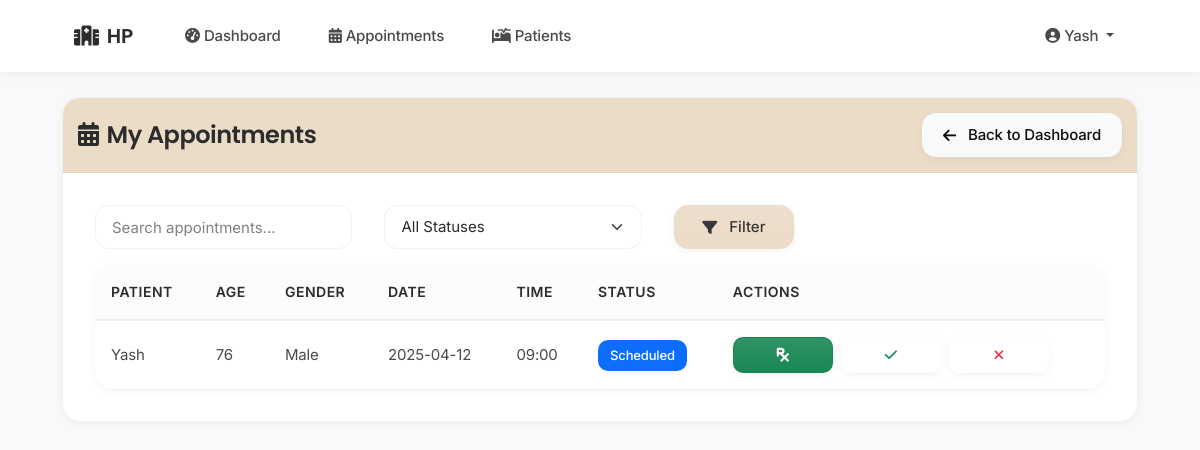
The app's page /doctor/appointments (signed in) with its own data.
### tables this page shows
CREATE TABLE patients (
                id INTEGER PRIMARY KEY AUTOINCREMENT,
                name TEXT NOT NULL,
                age INTEGER NOT NULL,
                gender TEXT,
                contact TEXT,
                address TEXT,
                medical_history TEXT,
                created_at TIMESTAMP DEFAULT CURRENT_TIMESTAMP,
                created_by INTEGER,
                hospital_id INTEGER NOT NULL,
                FOREIGN KEY (created_by) REFERENCES staff(id),
                FOREIGN KEY (hospital_id) REFERENCES staff(id)
            );

CREATE TABLE appointments (
                id INTEGER PRIMARY KEY AUTOINCREMENT,
                patient_id INTEGER NOT NULL,
                doctor_id INTEGER NOT NULL,
                date TEXT NOT NULL,
                time_slot TEXT NOT NULL,
                status TEXT DEFAULT 'Scheduled',
                notes TEXT,
                created_at TIMESTAMP DEFAULT CURRENT_TIMESTAMP,
                hospital_id INTEGER NOT NULL,
                FOREIGN KEY (patient_id) REFERENCES patients(id),
                FOREIGN KEY (doctor_id) REFERENCES doctors(id),
                FOREIGN KEY (hospital_id) REFERENCES staff(id)
            );

### app.py (the view)
@app.route('/doctor/appointments')
def doctor_appointments():
    if 'user_id' not in session or session['user_type'] != 'doctor':
        return redirect(url_for('login'))
    doctor_id = session['user_id']
    search_query = request.args.get('search', '').strip()
    status_filter = request.args.get('status', '').strip()
    conn = get_db_connection()
    try:
        query = '''
            SELECT a.id, p.name as patient_name, p.age, p.gender,
                   a.date, a.time_slot, a.status, a.notes
            FROM appointments a
            JOIN patients p ON a.patient_id = p.id
            WHERE a.doctor_id = ? AND a.hospital_id = ?
        '''
        params = [doctor_id, session['hospital_id']]
        if search_query:
            query += ' AND p.name LIKE ?'
            params.append(f'%{search_query}%')
        if status_filter:
            query += ' AND a.status = ?'
            params.append(status_filter)
        query += ' ORDER BY a.date DESC, a.time_slot DESC'
        appointments = conn.execute(query, params).fetchall()
    except Exception as e:
        flash('Error loading appointments', 'danger')
        app.logger.error(f"Doctor appointments error: {str(e)}")
        appointments = []
    finally:
        conn.close()
    return render_template('doctor/view_appointments.html',
                         appointments=appointments,
                         search_query=search_query,
                         status_filter=status_filter)

### app.py (called while the page is built)
@app.context_processor
def utility_processor():
    def now():
        return datetime.now()
    return dict(now=now)

def get_db_connection():
    try:
        conn = sqlite3.connect(get_db_path())
        conn.row_factory = sqlite3.Row
        return conn
    except sqlite3.Error as e:
        logger.error(f"Database connection error: {e}")
        raise

### database.py (called while the page is built)
def get_db_path():
    app_dir = os.path.dirname(os.path.abspath(__file__))
    if 'RENDER' in os.environ:
        db_dir = os.path.join(app_dir, 'data')
        if not os.path.exists(db_dir):
            os.makedirs(db_dir, exist_ok=True)
            logger.info(f"Created database directory: {db_dir}")
        return os.path.join(db_dir, 'hospital.db')
    else:
        instance_path = os.path.join(app_dir, 'instance')
        if not os.path.exists(instance_path):
            os.makedirs(instance_path, exist_ok=True)
            logger.info(f"Created instance directory: {instance_path}")
        return os.path.join(instance_path, 'hospital.db')

### templates/doctor/view_appointments.html (shortened to what this page needs)
{% extends "base.html" %}
{% block content %}
<div class="card">
    <div class="card-header text-white d-flex justify-content-between align-items-center" style="background-color:rgb(235, 220, 200); padding: 15px 15px">
        <h4 class="mb-0">
            <i class="fas fa-calendar-alt me-2"></i>My Appointments
        </h4>
        <div>
            <a href="{{ url_for('doctor_dashboard') }}" class="btn btn-light">
                <i class="fas fa-arrow-left me-1"></i>Back to Dashboard
            </a>
        </div>
    </div>
    <div class="card-body">
        <div class="row mb-3">
            <div class="col-md-8">
                <form class="row g-2" method="GET" action="{{ url_for('doctor_appointments') }}">
                    <div class="col-md-5">
                        <input type="search" class="form-control" name="search" placeholder="Search appointments..."
                               value="{{ search_query }}" aria-label="Search">
                    </div>
                    <div class="col-md-5">
                        <select class="form-select" name="status">
                            <option value="">All Statuses</option>
                        </select>
                    </div>
                    <div class="col-md-2">
                        <button class="btn btn-primary w-100" type="submit">
                            <i class="fas fa-filter me-1"></i>Filter
                        </button>
                    </div>
                </form>
            </div>
        </div>
        <div class="table-responsive">
            <table class="table table-hover">
                <thead>
                    <tr>
                        <th>Patient</th>
                        <th>Age</th>
                        <th>Gender</th>
                        <th>Date</th>
                        <th>Time</th>
                        <th>Status</th>
                        <th>Actions</th>
                    </tr>
                </thead>
                <tbody>
                    {% for app in appointments %}
                    <tr>
                        <td>{{ app.patient_name }}</td>
                        <td>{{ app.age }}</td>
                        <td>{{ app.gender }}</td>
                        <td>{{ app.date }}</td>
                        <td>{{ app.time_slot }}</td>
                        <td>
                            <span class="badge
                                {% if app.status == 'Completed' %}bg-success
                                {% elif app.status == 'Cancelled' %}bg-danger
                                {% else %}bg-primary{% endif %}">
                                {{ app.status }}
                            </span>
                        </td>
                        <td>
                            <div class="d-flex gap-2">
                                <a href="{{ url_for('prescriptions', appointment_id=app.id) }}"
                                   class="btn btn-sm btn-success" data-bs-toggle="tooltip" title="Add Prescription">
                                    <i class="fas fa-prescription"></i>
                                </a>
                                <form method="POST" action="{{ url_for('update_appointment_status', appointment_id=app.id) }}">
                                    <button type="submit" class="btn btn-sm btn-outline-success" data-bs-toggle="tooltip" title="Mark Completed">
                                        <i class="fas fa-check"></i>
                                    </button>
                                </form>
                                <form method="POST" action="{{ url_for('update_appointment_status', appointment_id=app.id) }}">
                                    <button type="submit" class="btn btn-sm btn-outline-danger" data-bs-toggle="tooltip" title="Cancel Appointment">
                                        <i class="fas fa-times"></i>
                                    </button>
                                </form>
                            </div>
                        </td>
                    </tr>
                    {% else %}
                    <tr>
                        <td colspan="7" class="text-center">No appointments found</td>
                    </tr>
                    {% endfor %}
                </tbody>
            </table>
        </div>
    </div>
</div>
{% endblock %}

### templates/base.html (shortened to what this page needs)
<!DOCTYPE html>
<html lang="en">
<head>
    <link rel="stylesheet" href="https://cdnjs.cloudflare.com/ajax/libs/font-awesome/6.0.0/css/all.min.css">
    <link href="https://cdn.jsdelivr.net/npm/bootstrap@5.1.3/dist/css/bootstrap.min.css" rel="stylesheet">
</head>
<body class="bg-light">
    <nav class="navbar navbar-expand-lg navbar-light">
        <div class="container">
            <a class="navbar-brand" href="{{ url_for('admin_dashboard') if session.get('user_type') == 'admin' else url_for('doctor_dashboard') }}">
                <i class="fas fa-hospital me-2"></i>{{ session.get('hospital_name', 'Hospital Management') }}
            </a>
            <div class="collapse navbar-collapse" id="navbarNav">
                <ul class="navbar-nav me-auto">
                    {% if session.get('user_id') %}
                        {% if session.get('user_type') == 'admin' %}
                            <li class="nav-item">
                                <a class="nav-link" href="{{ url_for('admin_dashboard') }}">
                                    <i class="fas fa-tachometer-alt me-1"></i>Dashboard
                                </a>
                            </li>
                            <li class="nav-item dropdown">
                                <a class="nav-link dropdown-toggle" href="#" id="doctorsDropdown" role="button" data-bs-toggle="dropdown">
                                    <i class="fas fa-user-md me-1"></i>Doctors
                                </a>
                                <ul class="dropdown-menu">
                                    <li><a class="dropdown-item" href="{{ url_for('view_doctors') }}"><i class="fas fa-list me-1"></i>View Doctors</a></li>
                                    <li><a class="dropdown-item" href="{{ url_for('add_doctor') }}"><i class="fas fa-user-plus me-1"></i>Add Doctor</a></li>
                                </ul>
                            </li>
                            <li class="nav-item dropdown">
                                <a class="nav-link dropdown-toggle" href="#" id="patientsDropdown" role="button" data-bs-toggle="dropdown">
                                    <i class="fas fa-procedures me-1"></i>Patients
                                </a>
                                <ul class="dropdown-menu">
                                    <li><a class="dropdown-item" href="{{ url_for('view_patients') }}"><i class="fas fa-list me-1"></i>View Patients</a></li>
                                    <li><a class="dropdown-item" href="{{ url_for('add_patient') }}"><i class="fas fa-user-plus me-1"></i>Add Patient</a></li>
                                </ul>
                            </li>
                            <li class="nav-item">
                                <a class="nav-link" href="{{ url_for('view_appointments') }}">
                                    <i class="fas fa-calendar-alt me-1"></i>Appointments
                                </a>
                            </li>
                            <li class="nav-item">
                                <a class="nav-link" href="{{ url_for('schedule_appointment') }}">
                                    <i class="fas fa-calendar-plus me-1"></i>Schedule Appointment
                                </a>
                            </li>
                        {% elif session.get('user_type') == 'doctor' %}
                            <li class="nav-item">
                                <a class="nav-link" href="{{ url_for('doctor_dashboard') }}">
                                    <i class="fas fa-tachometer-alt me-1"></i>Dashboard
                                </a>
                            </li>
                            <li class="nav-item">
                                <a class="nav-link" href="{{ url_for('doctor_appointments') }}">
                                    <i class="fas fa-calendar-alt me-1"></i>Appointments
                                </a>
                            </li>
                            <li class="nav-item">
                                <a class="nav-link" href="{{ url_for('all_patients_history') }}">
                                    <i class="fas fa-procedures me-1"></i>Patients
                                </a>
                            </li>
                        {% endif %}
                    {% endif %}
                </ul>
                <ul class="navbar-nav">
                    {% if session.get('user_id') %}
                        <li class="nav-item dropdown">
                            <a class="nav-link dropdown-toggle" href="#" id="navbarDropdown" role="button" data-bs-toggle="dropdown" aria-expanded="false">
                                <i class="fas fa-user-circle me-1"></i>{{ session.get('name', 'User') }}
                            </a>
                        </li>
                    {% endif %}
                </ul>
            </div>
        </div>
    </nav>
    <main class="container py-4 animate-fade">
        {% block content %}{% endblock %}
    </main>
</body>
</html>

### records on screen
patients: get "Yash"
appointments: patient_name "Yash", age "76", gender "Male", date "2025-04-12", time_slot "09:00", status "Scheduled"

### other values on screen
{{ session.get('hospital_name', 'Hospital Management') }} "HP"
